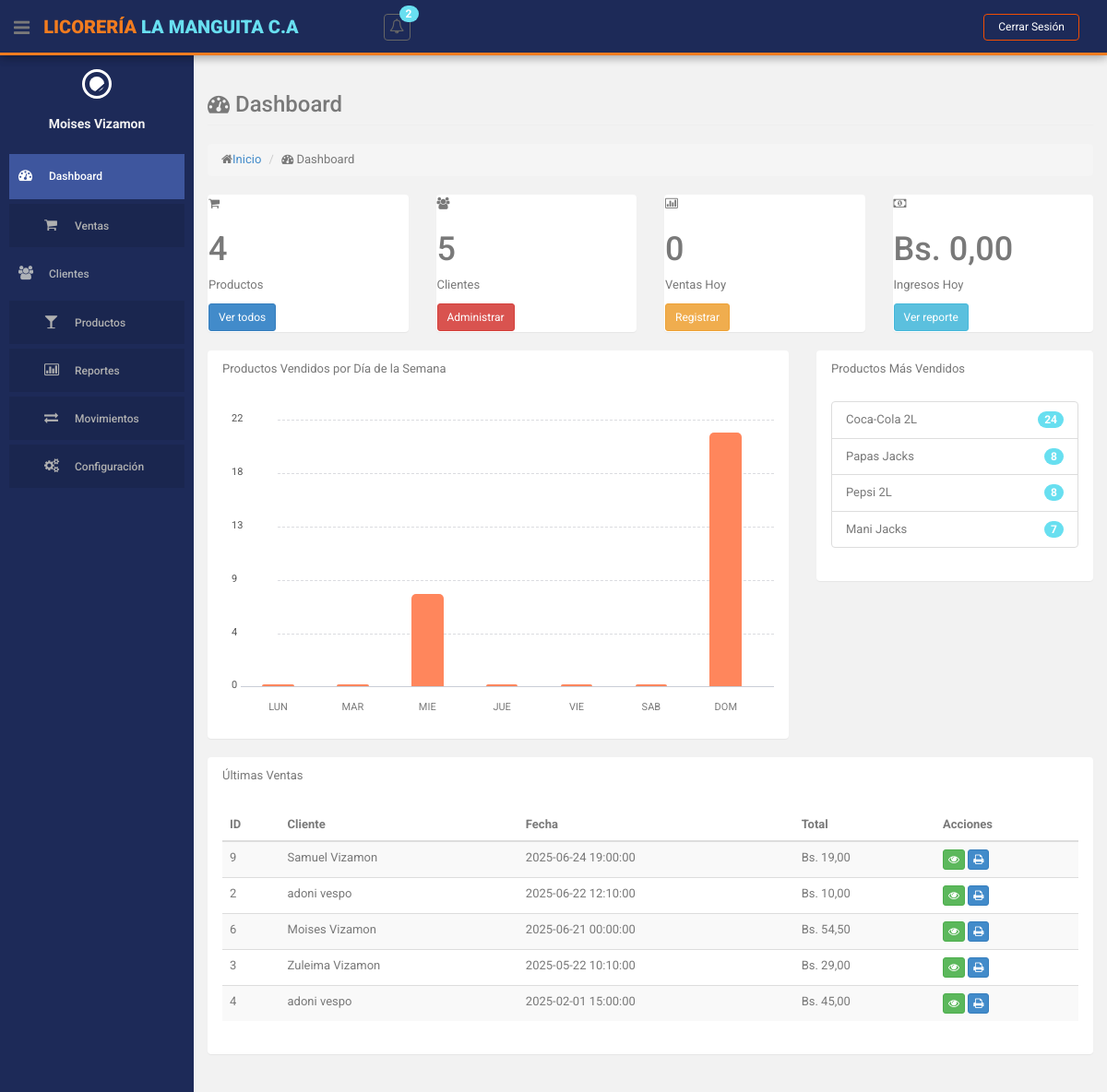
Page /index.php?action=dashboard (signed in) on the committed database.
### tables this page shows
CREATE TABLE `producto` (
  `id` int(10) NOT NULL,
  `descripcion` varchar(255) NOT NULL,
  `cantidad` int(255) NOT NULL,
  `precio` decimal(10,2) NOT NULL,
  `id_categoria` int(11) NOT NULL,
  `id_estatus` int(11) NOT NULL
);

CREATE TABLE `ventas` (
  `id` int(255) NOT NULL,
  `cedula_cliente` varchar(15) NOT NULL,
  `id_usuario` int(11) NOT NULL,
  `fecha` datetime NOT NULL,
  `monto_total` decimal(10,2) NOT NULL,
  `forma_pago` enum('EFECTIVO','TARJETA','PAGO_MOVIL') NOT NULL DEFAULT 'EFECTIVO',
  `referencia_pago` varchar(6) DEFAULT NULL COMMENT 'Número de referencia para tarjeta o pago móvil',
  `id_venta_original` int(11) DEFAULT NULL,
  `id_estatus` int(11) NOT NULL DEFAULT 1
);

### views/dashboard.php (the view, shortened to what the rows shown need)
<?php
include 'views/layouts/header.php';
?>
<section id="main-content">
    <section class="wrapper">
        <div class="row state-overview">
            <div class="col-lg-3 col-sm-6">
                <section class="panel">
                    <div class="value">
                        <h1><?php echo $data['totalProductos']; ?></h1>
                    </div>
                </section>
            </div>
            <div class="col-lg-3 col-sm-6">
                <section class="panel">
                    <div class="value">
                        <h1><?php echo $data['totalClientes']; ?></h1>
                    </div>
                </section>
            </div>
            <div class="col-lg-3 col-sm-6">
                <section class="panel">
                    <div class="value">
                        <h1><?php echo $data['ventasHoy']; ?></h1>
                    </div>
                </section>
            </div>
            <div class="col-lg-3 col-sm-6">
                <section class="panel">
                    <div class="value">
                        <h1>Bs. <?php echo number_format($data['ingresosHoy'], 2, ',', '.'); ?></h1>
                    </div>
                </section>
            </div>
        </div>
        <div class="row">
            <div class="col-lg-4">
                <section class="panel">
                    <div class="panel-body">
                        <ul class="list-group">
                            <?php foreach ($data['topProductos'] as $producto): ?>
                                <li class="list-group-item">
                                    <span class="badge bg-theme"><?php echo $producto['total_vendido']; ?></span>
                                    <?php echo $producto['producto']; ?>
                                </li>
                            <?php endforeach; ?>
                        </ul>
                    </div>
                </section>
            </div>
        </div>
        <div class="row">
            <div class="col-lg-12">
                <section class="panel">
                    <div class="panel-body">
                        <table class="table table-striped table-advance table-hover">
                            <thead>
                                <tr>
                                    <th>ID</th>
                                    <th>Cliente</th>
                                    <th>Fecha</th>
                                    <th>Total</th>
                                    <th>Acciones</th>
                                </tr>
                            </thead>
                            <tbody>
                                <?php foreach ($data['ultimasVentas'] as $venta): ?>
                                    <tr>
                                        <td><?php echo $venta['id'] ?? 'N/A'; ?></td>
                                        <td><?php echo $venta['cliente'] ?? 'N/A'; ?></td>
                                        <td><?php echo $venta['fecha'] ?? 'N/A'; ?></td>
                                        <td>Bs. <?php echo isset($venta['monto_total']) ? number_format($venta['monto_total'], 2, ',', '.') : '0,00'; ?></td>
                                        <td>
                                            <a href="<?php echo BASE_URL; ?>index.php?action=ventas&method=mostrar&id=<?php echo $venta['id']; ?>" class="btn btn-success btn-xs"><i class="fa fa-eye"></i></a>
                                            <a href="<?php echo BASE_URL; ?>index.php?action=ventas&method=imprimir&id=<?php echo $venta['id']; ?>" class="btn btn-primary btn-xs"><i class="fa fa-print"></i></a>
                                        </td>
                                    </tr>
                                <?php endforeach; ?>
                            </tbody>
                        </table>
                    </div>
                </section>
            </div>
        </div>
    </section>
</section>

### rows in the picture
producto: total_vendido "24", descripcion "Coca-Cola 2L"
producto: total_vendido "8", descripcion "Papas Jacks"
producto: total_vendido "8", descripcion "Pepsi 2L"
producto: total_vendido "7", descripcion "Mani Jacks"
ventas: id "9", cliente "Samuel Vizamon", fecha "2025-06-24 19:00:00", monto_total "19,00"
ventas: id "2", cliente "adoni vespo", fecha "2025-06-22 12:10:00", monto_total "10,00"
ventas: id "6", cliente "Moises Vizamon", fecha "2025-06-21 00:00:00", monto_total "54,50"
ventas: id "3", cliente "Zuleima Vizamon", fecha "2025-05-22 10:10:00", monto_total "29,00"
ventas: id "4", cliente "adoni vespo", fecha "2025-02-01 15:00:00", monto_total "45,00"

### other values in the picture
$totalNotificaciones "2"
$_SESSION['user_nombre'] "Moises Vizamon"
$data['totalProductos'] "4"
$data['totalClientes'] "5"
$data['ventasHoy'] "0"
$data['ingresosHoy'] "0,00"
$value "22"
$value "18"
$value "13"
$value "9"
$value "4"
$value "0"
$dia "LUN"
$dia "MAR"
$dia "MIE"
